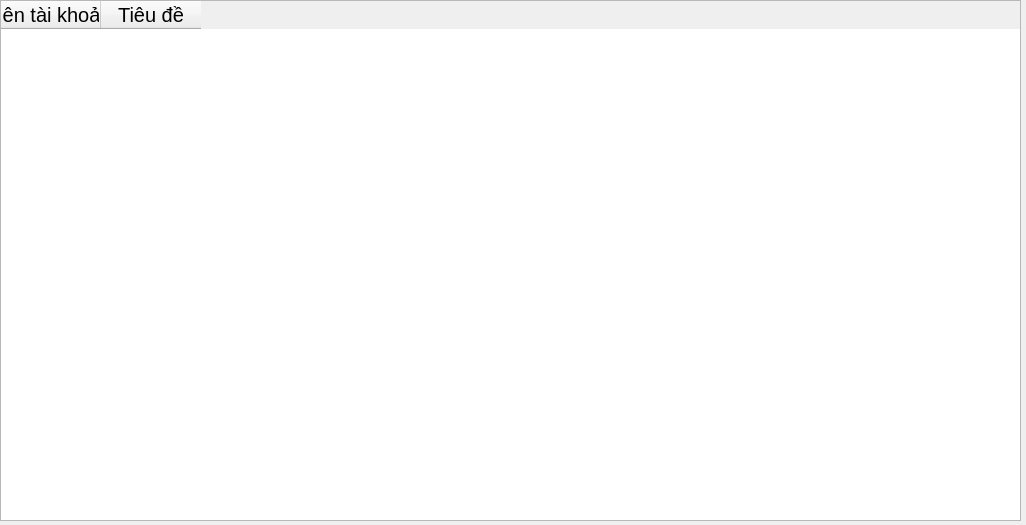
<?xml version="1.0" encoding="UTF-8"?>
<ui version="4.0">
 <class>Homthu</class>
 <widget class="QDialog" name="Homthu">
  <property name="geometry">
   <rect>
    <x>0</x>
    <y>0</y>
    <width>1026</width>
    <height>525</height>
   </rect>
  </property>
  <property name="windowTitle">
   <string>Dialog</string>
  </property>
  <widget class="QTableWidget" name="tableWidget">
   <property name="geometry">
    <rect>
     <x>0</x>
     <y>0</y>
     <width>1021</width>
     <height>521</height>
    </rect>
   </property>
   <property name="font">
    <font>
     <pointsize>15</pointsize>
    </font>
   </property>
   <column>
    <property name="text">
     <string>Tên tài khoản</string>
    </property>
   </column>
   <column>
    <property name="text">
     <string>Tiêu đề</string>
    </property>
   </column>
  </widget>
 </widget>
 <resources/>
 <connections/>
</ui>
